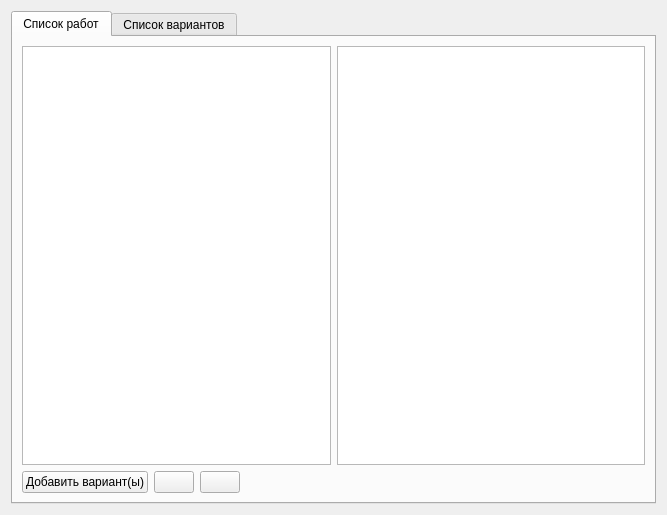
<?xml version="1.0" encoding="UTF-8"?>
<ui version="4.0">
 <class>taskset_form</class>
 <widget class="QWidget" name="taskset_form">
  <property name="geometry">
   <rect>
    <x>0</x>
    <y>0</y>
    <width>667</width>
    <height>515</height>
   </rect>
  </property>
  <property name="windowTitle">
   <string>Список работ</string>
  </property>
  <layout class="QVBoxLayout" name="verticalLayout_4">
   <item>
    <widget class="QTabWidget" name="tabWidget">
     <property name="toolTip">
      <string>Обновить список работ</string>
     </property>
     <property name="currentIndex">
      <number>0</number>
     </property>
     <widget class="QWidget" name="tab">
      <attribute name="title">
       <string>Список работ</string>
      </attribute>
      <layout class="QVBoxLayout" name="verticalLayout">
       <item>
        <layout class="QHBoxLayout" name="horizontalLayout_2">
         <item>
          <widget class="QListView" name="taskset_lv"/>
         </item>
         <item>
          <widget class="QListView" name="tasksetline_lv"/>
         </item>
        </layout>
       </item>
       <item>
        <layout class="QHBoxLayout" name="horizontalLayout_3">
         <item>
          <widget class="QPushButton" name="add_variant">
           <property name="text">
            <string>Добавить вариант(ы)</string>
           </property>
          </widget>
         </item>
         <item>
          <widget class="QPushButton" name="refresh_taskset">
           <property name="text">
            <string/>
           </property>
           <property name="icon">
            <iconset>
             <normaloff>pictures/refresh2.png</normaloff>pictures/refresh2.png</iconset>
           </property>
          </widget>
         </item>
         <item>
          <widget class="QPushButton" name="taskset_delete">
           <property name="toolTip">
            <string>Удалить работу</string>
           </property>
           <property name="text">
            <string/>
           </property>
           <property name="icon">
            <iconset>
             <normaloff>pictures/del.png</normaloff>pictures/del.png</iconset>
           </property>
          </widget>
         </item>
         <item>
          <spacer name="horizontalSpacer">
           <property name="orientation">
            <enum>Qt::Horizontal</enum>
           </property>
           <property name="sizeHint" stdset="0">
            <size>
             <width>40</width>
             <height>20</height>
            </size>
           </property>
          </spacer>
         </item>
        </layout>
       </item>
      </layout>
     </widget>
     <widget class="QWidget" name="tab_2">
      <attribute name="title">
       <string>Список вариантов</string>
      </attribute>
      <layout class="QVBoxLayout" name="verticalLayout_3">
       <item>
        <layout class="QHBoxLayout" name="horizontalLayout_4">
         <item>
          <widget class="QListView" name="variants_lv"/>
         </item>
         <item>
          <layout class="QVBoxLayout" name="verticalLayout_2">
           <item>
            <widget class="QLabel" name="label_2">
             <property name="text">
              <string>Текст варианта</string>
             </property>
            </widget>
           </item>
           <item>
            <widget class="QTextBrowser" name="content_brow"/>
           </item>
           <item>
            <widget class="QLabel" name="label">
             <property name="text">
              <string>Ключ</string>
             </property>
            </widget>
           </item>
           <item>
            <widget class="QTextBrowser" name="textBrowser"/>
           </item>
          </layout>
         </item>
        </layout>
       </item>
       <item>
        <layout class="QHBoxLayout" name="horizontalLayout">
         <item>
          <widget class="QPushButton" name="out_to_word">
           <property name="text">
            <string>Вывод варианта в Word</string>
           </property>
          </widget>
         </item>
         <item>
          <spacer name="horizontalSpacer_2">
           <property name="orientation">
            <enum>Qt::Horizontal</enum>
           </property>
           <property name="sizeHint" stdset="0">
            <size>
             <width>40</width>
             <height>20</height>
            </size>
           </property>
          </spacer>
         </item>
        </layout>
       </item>
      </layout>
     </widget>
    </widget>
   </item>
  </layout>
 </widget>
 <resources/>
 <connections/>
</ui>
